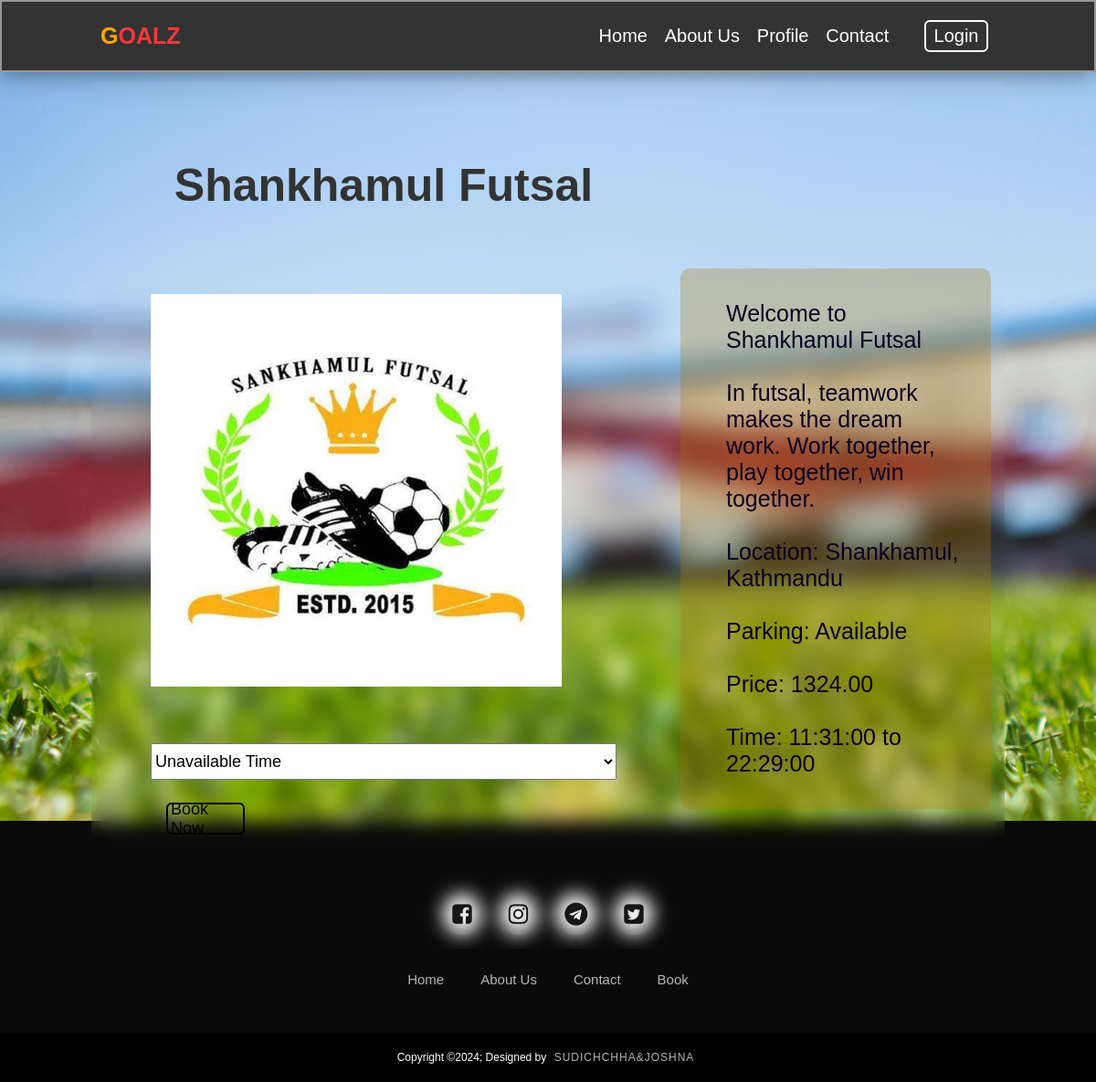
Screenshot of /Backend/User/futsal.php?id=1 with the database file from the repository.
### tables this page shows
CREATE TABLE `futsal_info` (
  `id` INT NOT NULL AUTO_INCREMENT,
  `name` VARCHAR(50) NOT NULL,
  `img_path` VARCHAR(255) NOT NULL,
  `description` VARCHAR(255) DEFAULT NULL,
  `location` VARCHAR(55) NOT NULL,
  `parking_available` TINYINT DEFAULT NULL,
  `price_per_hour` DECIMAL(10,2) DEFAULT NULL,
  `opening_time` TIME DEFAULT NULL,
  `closing_time` TIME DEFAULT NULL,
  PRIMARY KEY (`id`)
);

### Backend/User/futsal.php (the view, shortened to what this page needs)
<?php
include_once './assets/includes/header.php';
include './assets/includes/connect.php';
if (isset($_GET['id'])) {
    $futsalid = $_GET['id'];
    $futsal_sql = "SELECT * FROM futsal_info WHERE id = $futsalid";
    $futsal_result = mysqli_query($con, $futsal_sql);
    if (mysqli_num_rows($futsal_result) > 0) {
        $futsal_row = mysqli_fetch_assoc($futsal_result);
?>
        <div class="page">
            <div class="containerft">
                <div class="grid-container">
                    <div class="column">
                        <h1><?php echo $futsal_row['name']; ?></h1>
                        <img src="<?php echo $futsal_row['img_path']; ?>" width="300px" class="mainimg">
                        <div class="gallery">
                        </div>
                        <div class="booked">
                            <select class="time">
                                <option value="time_slot1">Unavailable Time</option>
                            </select>
                        </div>
                        <div class="btn"><a href="booking.php?id=<?php echo $futsal_row['id']; ?>">Book Now</a></div>
                    </div>
                    <div class="dcolumnf">
                        <div class="contentd">
                            <p>Welcome to <?php echo $futsal_row['name']; ?> <br> <br> <?php echo $futsal_row['description']; ?><br>
                                <br> Location: <?php echo $futsal_row['location']; ?> <br>
                                <?php echo $futsal_row['parking_available'] ? "<br>Parking: Available" : "<br>Parking: Not Available"; ?>
                                <br>
                                <br>Price: <?php echo $futsal_row['price_per_hour']; ?><br>
                                <br>Time: <?php echo $futsal_row['opening_time'] ?> to <?php echo $futsal_row['closing_time']; ?>
                            </p>
                        </div>
                    </div>
                </div>
            </div>
        </div>
<?php
    } else {
        echo "Futsal not found.";
    }
}
include_once './assets/includes/footer.php';
?>
</body>
</html>

### Backend/User/assets/css/index.css (style rules this page uses)
body { box-sizing: border-box; background-image: url('../images/background.jpg'); background-repeat: no-repeat; background-size: cover; background-attachment: fixed; }
:root { --orange: #ffa500; }
* { margin: 0; padding: 0; box-sizing: border-box; text-decoration: none; list-style: none; }
html { font-size: 62.5%; overflow-x: hidden; scroll-padding-top: 6rem; scroll-behavior: smooth; }

### Backend/User/assets/css/booking.css (style rules this page uses)
.page { padding: 50px 150px; }
.grid-container { display: grid; grid-template-columns: 1fr 1fr; grid-gap: 20px; }
.mainimg { width: 450px; height: 450px; object-fit: cover; }
.column { padding: 0px 50px 100px 50px; }
.column h1 { font-size: 5em; padding: 40px 0px 35px 0; }

### Backend/User/assets/css/futsal.css (style rules this page uses)
.containerft { display: grid; place-items: center; height: 100vh; }
.grid-container { display: grid; grid-template-columns: 1fr 1fr; grid-gap: 20px; backdrop-filter: blur(10px); background-color: transparent; padding: 25px 15px; }
.grid-container h1 { font-size: 5em; }
.dcolumnf { margin-top: 90px; }
.dcolumnf p { color: rgb(10, 2, 32); font-size: 2.5em; display: flex; align-self: center; padding: 35px ; margin-top: 90px; }
.mainimg { width: 450px; height: 500px; padding: 35px 0; object-fit: cover; }
.gallery { display: flex; flex-wrap: wrap; }
.btn { width: 86px; height: 35px; background: transparent; border: 2px solid; outline: #000; border-radius: 6px; cursor: pointer; font-size: 1em; font-weight: 500; margin-left: 17px; align-items: center; display: flex; padding-left: 3px; }
.btn a { text-decoration: none; font-size: 1.8em; padding: 50px 0 50px 0; color: #000; }
.page { padding: 10px 100px; }
.contentd { align-items: center; background-color: rgba(175, 119, 7, 0.3); padding: 0 0 0 15px; border-radius: 10px; }
.booked { padding-bottom: 25px; }
.time { width: 510px; height: 40px; font-size: 1.8em; }

### Backend/User/assets/css/homepage.css (style rules this page uses)
img { max-width: 100%; height: auto; text-align: center; margin: 0; }
@media (max-width:1200px) { html { font-size: 55%; } }

### Backend/User/assets/css/userorder.css (style rules this page uses)
body { box-sizing: border-box; background-image: url('../images/background.jpg'); background-repeat: no-repeat; background-size: cover; background-attachment: fixed; font-family: Arial, sans-serif; }
:root { --orange: #ffa500; }
* { margin: 0; padding: 0; box-sizing: border-box; text-decoration: none; list-style: none; }
html { font-size: 62.5%; overflow-x: hidden; scroll-padding-top: 6rem; scroll-behavior: smooth; }
h1 { margin: 20px 0; color: #333; text-align: center; }

### rows the page displays
futsal_info: name "Shankhamul Futsal", img_path (picture), description "In futsal, teamwork makes the dream work. Work together, play together, win together.", location "Shankhamul, Kathmandu", price_per_hour "1324.00", opening_time "11:31:00", closing_time "22:29:00"
